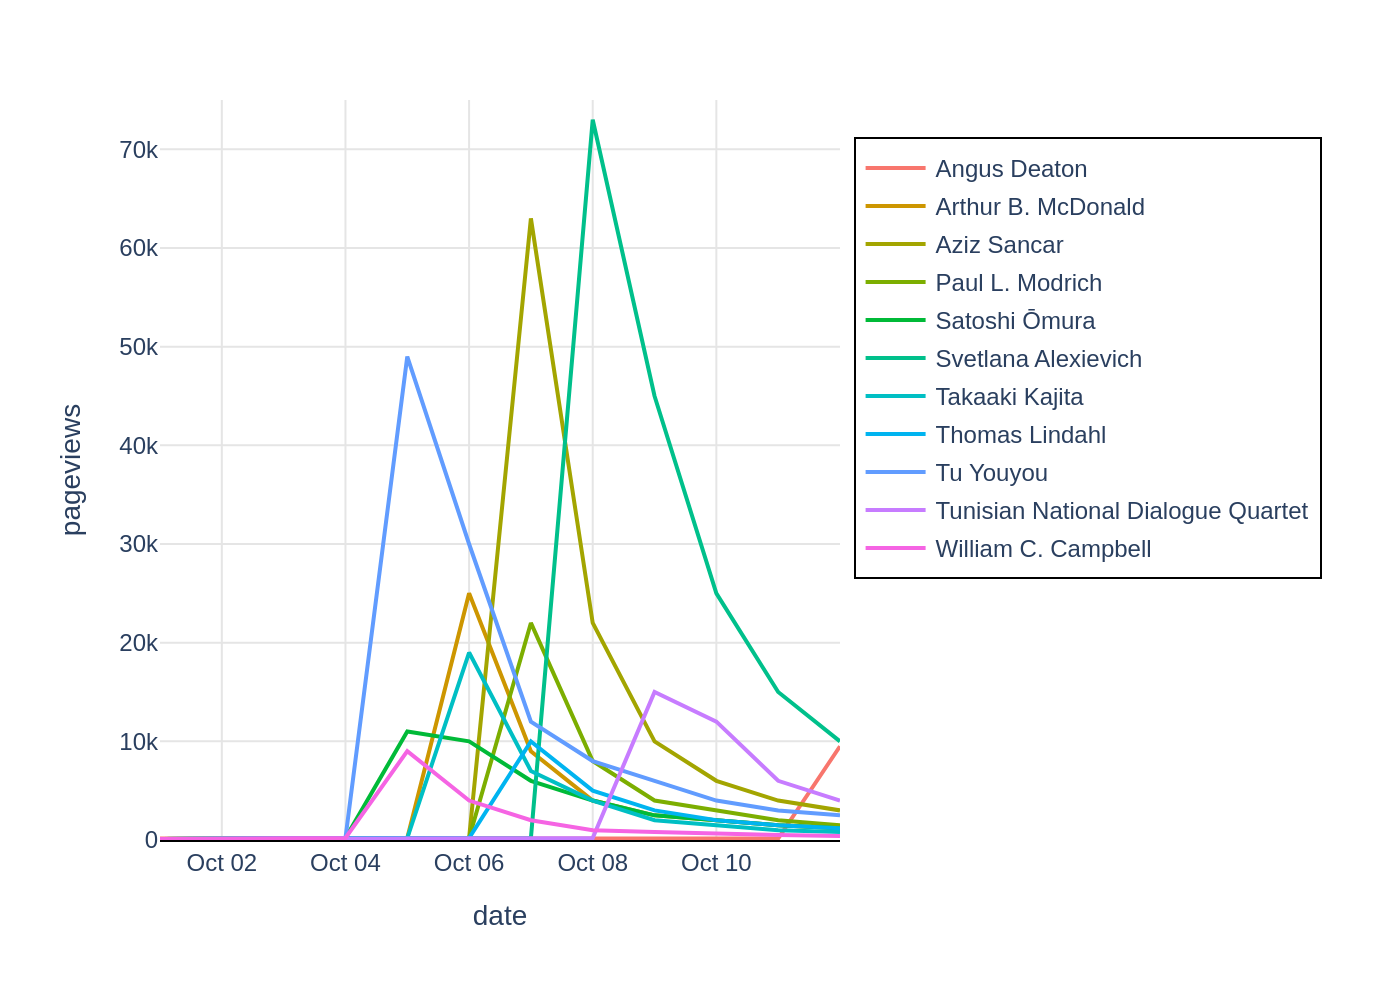

This figure's Python source:
import sys
import json
import plotly.graph_objects as go
import os

if len(sys.argv) != 2:
    print("Usage: python <script_name>.py <json_file_path>")
    sys.exit(1)

json_path = sys.argv[1]

try:
    with open(json_path, 'r', encoding='utf-8') as f:
        chart_data = json.load(f)
except FileNotFoundError:
    print(f"Error: JSON file not found at {json_path}")
    sys.exit(1)
except json.JSONDecodeError:
    print(f"Error: Could not decode JSON from {json_path}")
    sys.exit(1)

fig = go.Figure()

# Add traces
for i, series in enumerate(chart_data['chart_data']):
    fig.add_trace(go.Scatter(
        x=series['x'],
        y=series['y'],
        name=series['name'],
        mode='lines',
        line=dict(color=chart_data['colors'][i])
    ))

# Update layout
texts = chart_data['texts']
fig.update_layout(
    font=dict(family="Arial", size=12),
    plot_bgcolor='white',
    paper_bgcolor='white',
    xaxis=dict(
        title=texts['x_axis_title'],
        showline=True,
        linewidth=1,
        linecolor='black',
        gridcolor='#E5E5E5',
        tickvals=['Oct 02', 'Oct 04', 'Oct 06', 'Oct 08', 'Oct 10']
    ),
    yaxis=dict(
        title=texts['y_axis_title'],
        range=[0, 75000],
        showline=False,
        gridcolor='#E5E5E5'
    ),
    legend=dict(
        x=1.02,
        y=0.95,
        xanchor='left',
        yanchor='top',
        bgcolor='rgba(255,255,255,0)',
        bordercolor='black',
        borderwidth=1
    ),
    margin=dict(l=80, r=280, t=50, b=80),
)

# Generate output filename
base_filename = os.path.splitext(os.path.basename(json_path))[0]
output_filename = f"{base_filename}.png"

# Save the chart as a PNG image
fig.write_image(output_filename, scale=2)

print(f"Chart saved as {output_filename}")
